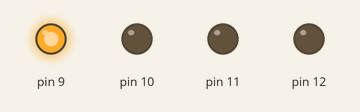
Simulated run of this sketch. Board: Arduino Uno, built with avr-gcc and run on an emulated ATmega328P. Shown: output pins drawn as LEDs (lit = HIGH).

Above: at 0.05 s.
At 0.7 s:
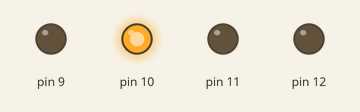
At 1.7 s:
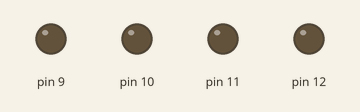
At 2.4 s:
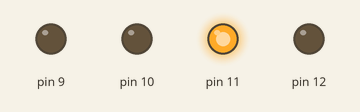
At 3.5 s:
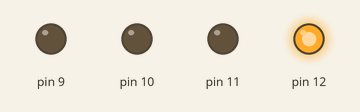
Timing chart, 0 to 6.0 s (numbered marks = the images above):
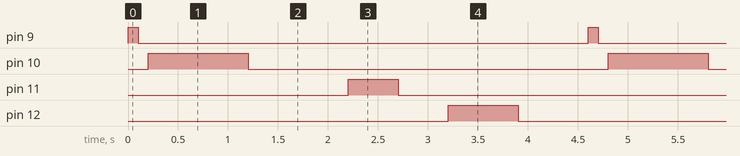

Measured:
- by itself, pin 9: alternates HIGH for 0.10 s and LOW for 4.5 s
- by itself, pin 10: alternates HIGH for 1.0 s and LOW for 3.6 s
- by itself, pin 11: alternates HIGH for 0.50 s and LOW for 4.1 s
- by itself, pin 12: alternates HIGH for 0.70 s and LOW for 3.9 s

The sketch:

Lesson_02_Multiple_Digital_IO_Function.ino
```cpp
void setup() {
  pinMode(9, OUTPUT);
  pinMode(10, OUTPUT);
  pinMode(11, OUTPUT);
  pinMode(12, OUTPUT);

}

void loop() {
  kelip(9, 100);
  kelip(10, 1000);
  kelip(11, 500);
  kelip(12, 700);
}

void kelip(int pin, int masa){
  digitalWrite(pin, HIGH);
  delay(masa);
  digitalWrite(pin, LOW);
  delay(masa);
}
```
